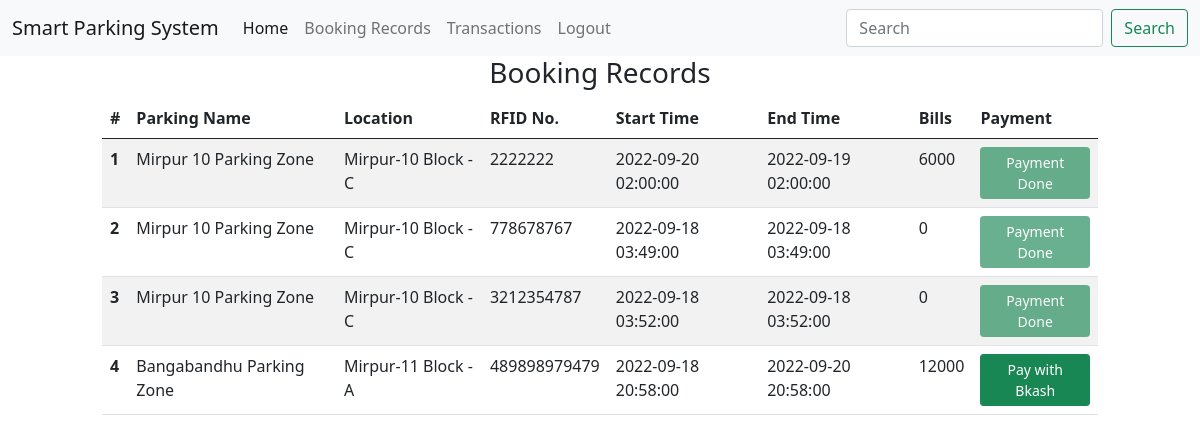
Screenshot of /user/booking_records.php (signed in) with the database file from the repository.
### tables this page shows
CREATE TABLE `booking` (
  `token_nu` int(11) NOT NULL,
  `cuser_id` int(11) DEFAULT NULL,
  `suser_id` int(11) DEFAULT NULL,
  `location` varchar(30) DEFAULT NULL,
  `rfid` varchar(30) DEFAULT NULL,
  `start_time` datetime DEFAULT NULL,
  `end_time` datetime DEFAULT NULL,
  `status` varchar(30) DEFAULT NULL
);

### user/booking_records.php (the view)
<?php include '../header.php'; ?>
<?php include './navbar.php'; ?>
<div class="row justify-content-center">
    <div class="col-md-12 text-center">
      <h3 class="events">Booking Records</h3>
   </div>
   <?php
    include './config.php';
    $cuser_id = $_SESSION['cuser_id'];
    $query = "SELECT * from booking where cuser_id = $cuser_id";
    $result = mysqli_query($connection, $query) or die("Failed");
    $count = mysqli_num_rows($result);
    if($count > 0){
    ?>
    <div class="col-md-10">
        <table class="table table-striped table-hover">
            <thead>
                <tr>
                    <th  scope="col">#</th>
                    <th scope="col">Parking Name</th>
                    <th scope="col">Location</th>
                    <th scope="col">RFID No.</th>
                    <th scope="col">Start Time</th>
                    <th scope="col">End Time</th>
                    <th scope="col">Bills</th>
                    <th scope="col">Payment</th>
                </tr>
            </thead>
            <tbody>
                <?php
                    $count = 1;
                    while($row = mysqli_fetch_assoc($result)){
                        $suser_id = $row['suser_id'];
                        $location = $row['location'];
                        $q2 = "SELECT name FROM parking_spot
                        where suser_id = '$suser_id' and location = '$location';";
                        $res = mysqli_query($connection, $q2) or die("Failed");
                        $rows = mysqli_fetch_assoc($res);
                        $name = $rows['name'];
                        $rfid = $row['rfid'];
                        $location = $row['location'];
                        $start_time = $row['start_time'];
                        $end_time = $row['end_time'];
                        $status = $row['status'];
                        $token = $row['token_nu'];
                        $suser_id = $row['suser_id'];
                        $time = "SELECT TIME_TO_SEC(TIMEDIFF('$start_time', '$end_time')) as time;";
                        $time_diff = mysqli_query($connection, $time) or die("Failed");
                        $diffTime = mysqli_fetch_assoc($time_diff);
                        $value = abs($diffTime['time']);
                        $taka = ceil(($value / 3600) * 250);
                ?>
                <tr>
                    <th scope="row"><?php echo $count++; ?></th>
                    <td><?php echo $name; ?></td>
                    <td><?php echo $location; ?></td>
                    <td><?php echo $rfid; ?></td>
                    <td><?php echo $start_time; ?></td>
                    <td><?php echo $end_time; ?></td>
                    <td><?php echo $taka; ?></td>
                    <?php if ($status == 'unpaid') { ?>
                    <th><a href="./payment.php?token=<?php echo $token; ?>&taka=<?php echo $taka; ?>&suser_id=<?php echo $suser_id; ?>&location=<?php echo $location ?>" class="btn btn-sm btn-success">Pay with Bkash</a></th>
                    <?php } else { ?>
                    <th><a href="" class="btn btn-sm btn-success disabled">Payment Done</a></th>
                    <?php } ?>
                </tr>
                <?php
                    }
                ?>
            </tbody>
        </table>
    </div>
    <?php
    } else {
    ?>
    <div class="col-md-10 text-center">
        <p>You have not booked any slot.</p>
    </div>
    <?php }?>
</div>
<?php include '../footer.php'; ?>

### rows the page displays
booking: name "Mirpur 10 Parking Zone", location "Mirpur-10 Block - C", rfid "2222222", start_time "2022-09-20 02:00:00", end_time "2022-09-19 02:00:00", taka "6000", status "Payment Done"
booking: name "Mirpur 10 Parking Zone", location "Mirpur-10 Block - C", rfid "778678767", start_time "2022-09-18 03:49:00", end_time "2022-09-18 03:49:00", taka "0", status "Payment Done"
booking: name "Mirpur 10 Parking Zone", location "Mirpur-10 Block - C", rfid "3212354787", start_time "2022-09-18 03:52:00", end_time "2022-09-18 03:52:00", taka "0", status "Payment Done"
booking: name "Bangabandhu Parking Zone", location "Mirpur-11 Block - A", rfid "489898979479", start_time "2022-09-18 20:58:00", end_time "2022-09-20 20:58:00", taka "12000"
